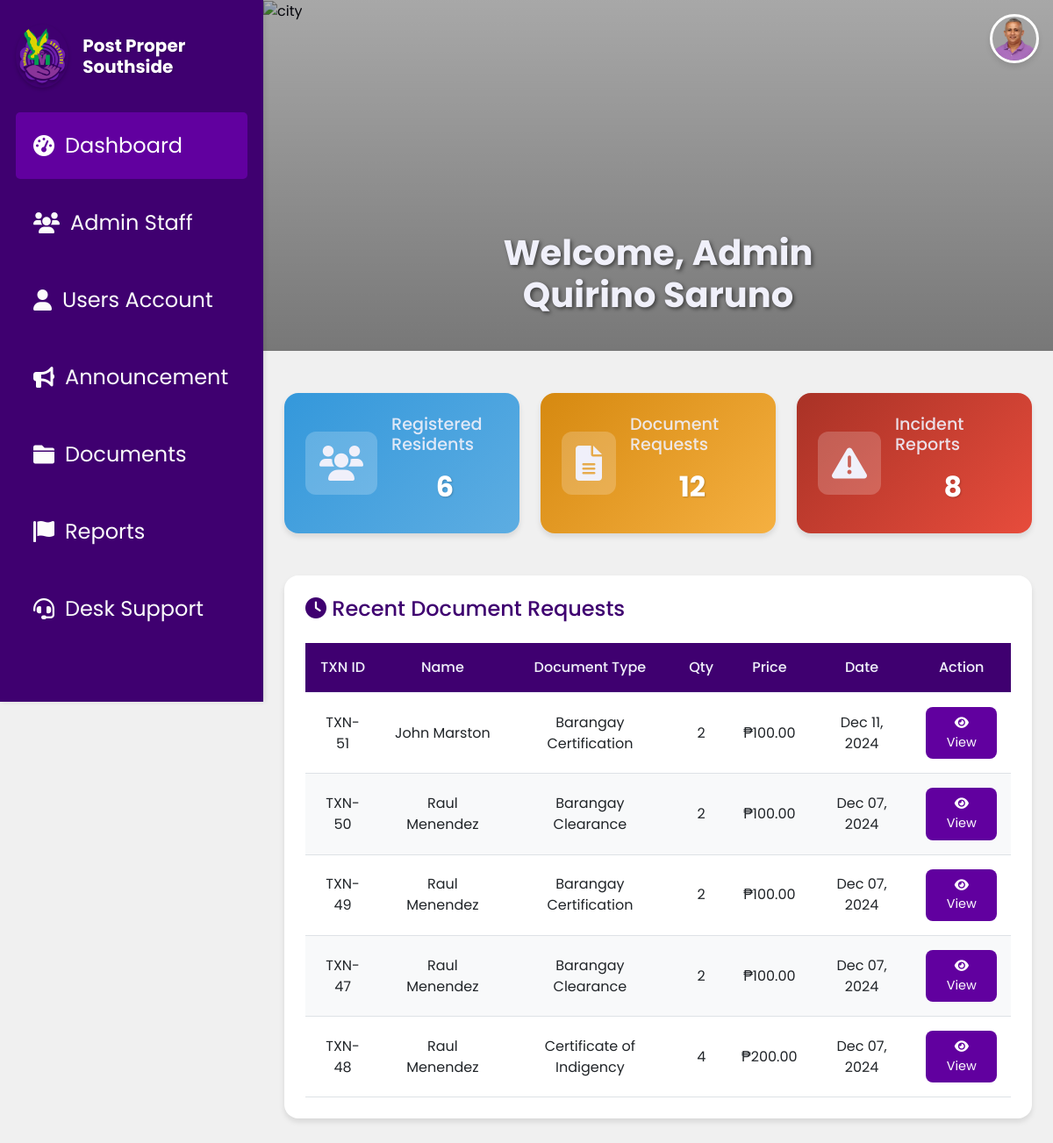
Page /dashboard.php (signed in) on the committed database.
### tables this page shows
CREATE TABLE `document_requests` (
  `Id` int(11) NOT NULL,
  `userId` int(11) DEFAULT NULL,
  `DocumentType` varchar(100) NOT NULL DEFAULT 'Barangay Clearance',
  `Name` varchar(255) NOT NULL,
  `Address` varchar(255) DEFAULT NULL,
  `TIN_No` varchar(50) DEFAULT NULL,
  `CTC_No` varchar(50) DEFAULT NULL,
  `Alias` varchar(100) DEFAULT NULL,
  `Age` int(11) DEFAULT NULL,
  `birthday` varchar(10) DEFAULT NULL,
  `PlaceOfBirth` varchar(255) DEFAULT NULL,
  `Occupation` varchar(255) DEFAULT NULL,
  `LengthOfStay` int(11) DEFAULT NULL,
  `Citizenship` varchar(100) DEFAULT NULL,
  `Gender` varchar(10) DEFAULT NULL,
  `CivilStatus` varchar(50) DEFAULT NULL,
  `Purpose` text DEFAULT NULL,
  `Status` enum('pending','approved','rejected','cancelled','OVERDUE') DEFAULT 'pending',
  `Quantity` int(11) DEFAULT NULL,
  `DateRequested` varchar(255) DEFAULT NULL,
  `valid_id` longtext NOT NULL,
  `valid_id_front` longtext DEFAULT NULL,
  `valid_id_back` longtext DEFAULT NULL,
  `request_picture` longtext NOT NULL,
  `rejection_reason` varchar(255) NOT NULL,
  `cancellation_reason` varchar(255) DEFAULT NULL,
  `pickup_status` enum('pending','picked_up') DEFAULT 'pending',
  `date_approved` datetime DEFAULT NULL
);

### dashboard.php (the view, shortened to what this page needs)
<?php
require 'db.php';
try {
    $stmt = $conn->prepare("SELECT profile_picture FROM admin_accounts WHERE id = ?");
    $stmt->execute([$_SESSION['admin_id']]);
    $admin = $stmt->fetch(PDO::FETCH_ASSOC);
    $profilePicture = !empty($admin['profile_picture']) ? $admin['profile_picture'] : 'assets/profile.jpg';
} catch (PDOException $e) {
    $profilePicture = 'assets/profile.jpg';
}
$queries = [
    'residents' => "SELECT COUNT(*) AS count FROM user_accounts",
    'documents' => "SELECT COUNT(*) AS count FROM document_requests",
    'incidents' => "SELECT COUNT(*) AS count FROM incident_reports",
    'recent_requests' => "SELECT * FROM document_requests ORDER BY DateRequested DESC LIMIT 5"
];
$stats = [];
foreach ($queries as $key => $query) {
    try {
        $result = $conn->query($query)->fetch(PDO::FETCH_ASSOC);
        $stats[$key] = ($key === 'recent_requests') ? $conn->query($query)->fetchAll(PDO::FETCH_ASSOC) : $result['count'];
    } catch (PDOException $e) {
        $stats[$key] = ($key === 'recent_requests') ? [] : 0;
    }
}
?>
<!DOCTYPE html>
<html lang="en">
<head>
    <link href="https://cdn.jsdelivr.net/npm/bootstrap@5.0.2/dist/css/bootstrap.min.css" rel="stylesheet">
    <link href="https://cdnjs.cloudflare.com/ajax/libs/font-awesome/6.5.1/css/all.min.css" rel="stylesheet">
    <link href="css/DashboardStyle.css" rel="stylesheet">
</head>
<body>
    <?php include 'sidebar.php'; ?>
    <div class="main-content">
        <div class="header-section">
            <div class="header-overlay"></div>
            <img src="assets/mckinley.jpg" alt="city" class="header-image">
            <h1 class="welcome-text">Welcome, Admin <?php echo htmlspecialchars($_SESSION['name']); ?></h1>
            <a href="admin_profile.php" class="profile-link">
                <img src="<?php echo $profilePicture; ?>" alt="Profile" class="profile-icon">
            </a>
        </div>
        <div class="container mt-5 px-4">
            <div class="row stats-container g-4">
                <div class="col-md-4">
                    <div class="stat-card resident">
                        <i class="fas fa-users stat-icon"></i>
                        <div class="stat-info">
                            <h5>Registered Residents</h5>
                            <h3><?php echo $stats['residents']; ?></h3>
                        </div>
                    </div>
                </div>
                <div class="col-md-4">
                    <div class="stat-card documents">
                        <i class="fas fa-file-alt stat-icon"></i>
                        <div class="stat-info">
                            <h5>Document Requests</h5>
                            <h3><?php echo $stats['documents']; ?></h3>
                        </div>
                    </div>
                </div>
                <div class="col-md-4">
                    <div class="stat-card reports">
                        <i class="fas fa-exclamation-triangle stat-icon"></i>
                        <div class="stat-info">
                            <h5>Incident Reports</h5>
                            <h3><?php echo $stats['incidents']; ?></h3>
                        </div>
                    </div>
                </div>
            </div>
            <div class="table-section mt-5">
                <div class="section-header">
                    <h4><i class="fas fa-clock"></i> Recent Document Requests</h4>
                </div>
                <div class="table-responsive">
                    <table class="table">
                        <thead>
                            <tr>
                                <th>TXN ID</th>
                                <th>Name</th>
                                <th>Document Type</th>
                                <th>Qty</th>
                                <th>Price</th>
                                <th>Date</th>
                                <th>Action</th>
                            </tr>
                        </thead>
                        <tbody>
                            <?php foreach ($stats['recent_requests'] as $request): ?>
                                <tr>
                                    <td>TXN-<?php echo htmlspecialchars($request['Id']); ?></td>
                                    <td><?php echo htmlspecialchars($request['Name']); ?></td>
                                    <td><?php echo htmlspecialchars($request['DocumentType']); ?></td>
                                    <td><?php echo htmlspecialchars($request['Quantity']); ?></td>
                                    <td>₱<?php echo number_format($request['Quantity'] * 50, 2); ?></td>
                                    <td><?php echo date('M d, Y', strtotime($request['DateRequested'])); ?></td>
                                    <td>
                                        <button class="view-btn" onclick="viewDetails(<?php echo htmlspecialchars(json_encode($request)); ?>)">
                                            <i class="fas fa-eye"></i> View
                                        </button>
                                    </td>
                                </tr>
                            <?php endforeach; ?>
                        </tbody>
                    </table>
                </div>
            </div>
        </div>
    </div>
</body>
</html>

### css/DashboardStyle.css (style rules this page uses)
:root { --primary-color: #61009f; --primary-dark: #3f0070; --primary-light: #b52aff; --text-dark: #06070f; --text-light: #f0f0fa; --background-light: #f0f0f0; --gradient-blue: linear-gradient(135deg, #3498db, #5dade2); --gradient-yellow: linear-gradient(135deg, #d68910, #f5b041); --gradient-red: linear-gradient(135deg, #a93226, #e74c3c); --shadow-sm: 0 2px 4px rgba(0, 0, 0, 0.1); --shadow-md: 0 4px 6px rgba(0, 0, 0, 0.1); --shadow-lg: 0 10px 15px rgba(0, 0, 0, 0.1); }
body { font-family: "Poppins", sans-serif; background-color: var(--background-light); color: var(--text-dark); }
.main-content { min-height: 100vh; padding-bottom: 2rem; }
.header-section { position: relative; height: 50vh; width: 100%; overflow: hidden; }
.header-image { width: 100%; height: 100%; object-fit: cover; }
.header-overlay { position: absolute; top: 0; left: 0; width: 100%; height: 100%; background: linear-gradient(rgba(0, 0, 0, 0.3), rgba(0, 0, 0, 0.5)); z-index: 1; }
.welcome-text { position: absolute; bottom: 2rem; left: 50%; transform: translateX(-50%); color: var(--text-light); font-size: 2.5rem; font-weight: 700; text-align: center; z-index: 2; text-shadow: 2px 2px 4px rgba(0, 0, 0, 0.5); }
.profile-icon { position: absolute; top: 1rem; right: 1rem; width: 3.5rem; height: 3.5rem; border-radius: 50%; border: 3px solid white; box-shadow: var(--shadow-md); object-fit: cover; z-index: 2; transition: transform 0.3s ease; }
.stats-container { position: relative; z-index: 3; }
.stat-card { background: white; border-radius: 1rem; padding: 1.5rem; display: flex; align-items: center; gap: 1rem; box-shadow: var(--shadow-md); transition: transform 0.3s ease; }
.stat-card.resident { background: var(--gradient-blue); }
.stat-card.documents { background: var(--gradient-yellow); }
.stat-card.reports { background: var(--gradient-red); }
.stat-icon { font-size: 2.5rem; color: var(--text-light); background: rgba(255, 255, 255, 0.2); padding: 1rem; border-radius: 0.75rem; }
.stat-info { color: var(--text-light); }
.stat-info h5 { font-size: 1.2rem; margin-bottom: 0.5rem; opacity: 0.9; }
.stat-info h3 { font-size: 2rem; font-weight: 700; margin: 0; }
.table-section { background: white; border-radius: 1rem; padding: 1.5rem; box-shadow: var(--shadow-md); margin-top: 2rem; }
.section-header { display: flex; align-items: center; gap: 0.5rem; margin-bottom: 1.5rem; }
.section-header h4 { margin: 0; color: var(--primary-dark); }
.table { margin: 0; width: 100%; border-collapse: separate; border-spacing: 0; }
.table thead th { background: var(--primary-dark); color: var(--text-light); font-weight: 500; padding: 1rem; text-align: center; }
.table tbody tr:nth-child(even) { background-color: #f8f9fa; }
.table td { padding: 1rem; text-align: center; vertical-align: middle; }
.view-btn { background: var(--primary-color); color: white; border: none; padding: 0.5rem 1rem; border-radius: 0.5rem; font-size: 0.9rem; transition: background-color 0.3s ease; cursor: pointer; }

### css/Sidebar.css (style rules this page uses)
h3 { font-size: 1rem; font-family: "Poppins", sans-serif; color: white; text-align: center; margin: 0; padding: 10px 0; text-shadow: 1px 1px 2px rgba(0, 0, 0, 0.2); }
.main-content { margin-left: 18.75rem; }

### rows in the picture
document_requests: Id "51", Name "John Marston", DocumentType "Barangay Certification", Quantity "2", $request['Quantity']*50 "100.00", DateRequested "Dec 11, 2024"
document_requests: Id "50", Name "Raul Menendez", DocumentType "Barangay Clearance", Quantity "2", $request['Quantity']*50 "100.00", DateRequested "Dec 07, 2024"
document_requests: Id "49", Name "Raul Menendez", DocumentType "Barangay Certification", Quantity "2", $request['Quantity']*50 "100.00", DateRequested "Dec 07, 2024"
document_requests: Id "47", Name "Raul Menendez", DocumentType "Barangay Clearance", Quantity "2", $request['Quantity']*50 "100.00", DateRequested "Dec 07, 2024"
document_requests: Id "48", Name "Raul Menendez", DocumentType "Certificate of Indigency", Quantity "4", $request['Quantity']*50 "200.00", DateRequested "Dec 07, 2024"

### other values in the picture
$_SESSION['name'] "Quirino Saruno"
$stats['residents'] "6"
$stats['documents'] "12"
$stats['incidents'] "8"
